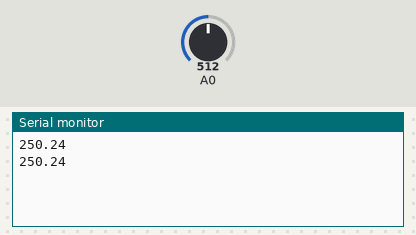
Recording of a sketch running on a simulated Arduino Uno, built with avr-gcc and run on an emulated ATmega328P. Parts: the last lines printed to the serial monitor. The inputs (shaded band) are chosen by the test bench; at power-on: A0 = 512.

Above: at 1.8 s.
1.9 s: A0 set to 716
At 2.5 s:
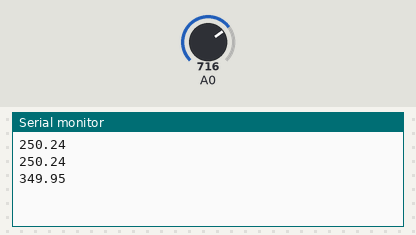
3.4 s: A0 set to 900
At 4.8 s:
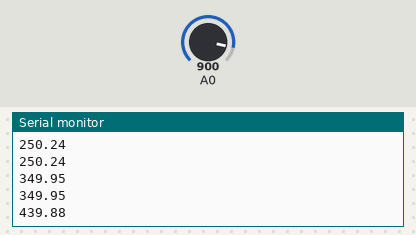
Timing chart, 0 to 6.4 s (numbered marks = the images above; inputs shaded):
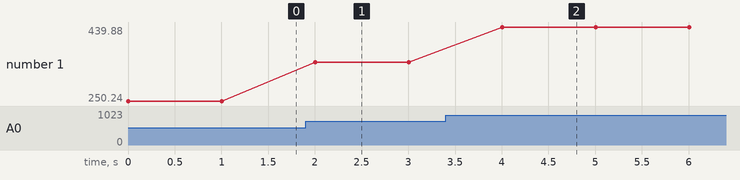

The sketch:

sensor_temp.ino
```cpp
void setup() {
  Serial.begin(9600);

}
void loop() {
  float temperatura = (float(analogRead(A0))*5/(1023))/0.01;
  Serial.println(temperatura);
  delay(1000);
}
```

Measured:
- after the input at 1.9 s, the serial monitor: prints a new line after 0.10 s (image 1)
- after the input at 3.4 s, the serial monitor: prints a new line after 0.60 s (image 2)
- plotted number 1: 250.24 → 349.95 after the input at 1.9 s, 349.95 → 439.88 after the input at 3.4 s
